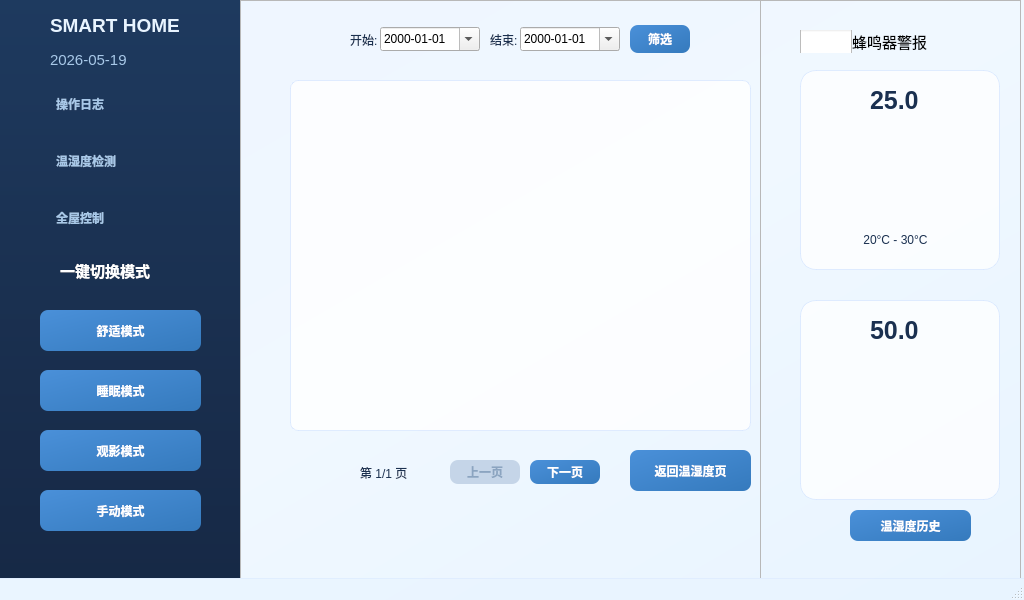
<?xml version="1.0" encoding="UTF-8"?>
<ui version="4.0">
 <class>MainWindow</class>
 <widget class="QMainWindow" name="MainWindow">
  <property name="geometry">
   <rect>
    <x>0</x>
    <y>0</y>
    <width>1024</width>
    <height>600</height>
   </rect>
  </property>
  <property name="minimumSize">
   <size>
    <width>1024</width>
    <height>600</height>
   </size>
  </property>
  <property name="maximumSize">
   <size>
    <width>1024</width>
    <height>600</height>
   </size>
  </property>
  <property name="windowTitle">
   <string>MainWindow</string>
  </property>
  <property name="styleSheet">
   <string notr="true">QMainWindow {
    background: qlineargradient(x1:0, y1:0, x2:1, y2:1, stop:0 #EEF5FF, stop:0.5 #F0F8FF, stop:1 #E8F4FF);
}

/* ------------------------------
   左侧面板 - 深蓝色
------------------------------ */
QFrame#leftPanel {
    background: qlineargradient(x1:0, y1:0, x2:0, y2:1, stop:0 #1E3A5F, stop:0.5 #1A3050, stop:1 #162845);
    border-radius: 0;
}

/* ------------------------------
   毛玻璃卡片样式
------------------------------ */
QFrame#cardSystem, 
QFrame#cardTime, 
QFrame#cardConnection,
QFrame#cardFan, 
QFrame#cardHeat, 
QFrame#cardThreshold {
    background-color: rgba(255, 255, 255, 0.75);
    border-radius: 16px;
    border: 1px solid rgba(200, 220, 255, 0.5);
}

QFrame#tempCard, 
QFrame#humiCard {
    background-color: rgba(255, 255, 255, 0.75);
    border-radius: 16px;
    border: 1px solid rgba(200, 220, 255, 0.5);
}

/* 卡片悬浮效果 */
QFrame#cardSystem:hover, 
QFrame#cardTime:hover, 
QFrame#cardConnection:hover,
QFrame#cardFan:hover, 
QFrame#cardHeat:hover, 
QFrame#cardThreshold:hover,
QFrame#tempCard:hover, 
QFrame#humiCard:hover {
    background-color: rgba(255, 255, 255, 0.9);
    border: 1px solid rgba(100, 150, 220, 0.6);
}

/* ------------------------------
   CheckBox 开关
------------------------------ */
QCheckBox {
    spacing: 0;
}
QCheckBox::indicator {
    width: 52px;
    height: 26px;
}
QCheckBox::indicator:unchecked {
    image: url(:/images/off.svg);
}
QCheckBox::indicator:checked {
    image: url(:/images/on.svg);
}

/* ------------------------------
   按钮美化 - 统一蓝色系
------------------------------ */
QPushButton {
    background: qlineargradient(x1:0, y1:0, x2:1, y2:1, stop:0 #4A90D9, stop:1 #357ABD);
    color: white;
    border-radius: 8px;
    padding: 6px 16px;
    font-weight: 600;
    border: none;
}

QPushButton:hover {
    background: qlineargradient(x1:0, y1:0, x2:1, y2:1, stop:0 #5BA0E9, stop:1 #4A90D9);
}

QPushButton:pressed {
    background: qlineargradient(x1:0, y1:0, x2:1, y2:1, stop:0 #357ABD, stop:1 #2868A8);
}

QPushButton:disabled {
    background-color: #C5D5E8;
    color: #8BA4C0;
}

/* 导航按钮样式 */
QPushButton#btnNavHome,
QPushButton#btnNavControl,
QPushButton#btnNavLogs,
QPushButton#btnNavTempHumi {
    background-color: transparent;
    color: #A8C8E8;
    border-radius: 8px;
    padding: 10px 16px;
    font-weight: 500;
    border: none;
    text-align: left;
}

QPushButton#btnNavHome:hover,
QPushButton#btnNavControl:hover,
QPushButton#btnNavLogs:hover,
QPushButton#btnNavTempHumi:hover {
    background-color: rgba(255, 255, 255, 0.15);
    color: #FFFFFF;
}

QPushButton#btnNavHome:pressed,
QPushButton#btnNavControl:pressed,
QPushButton#btnNavLogs:pressed,
QPushButton#btnNavTempHumi:pressed {
    background-color: rgba(255, 255, 255, 0.25);
}

/* ------------------------------
   模式按钮样式 - 统一蓝色系
------------------------------ */
QPushButton#btnComfortMode {
    background: qlineargradient(x1:0, y1:0, x2:1, y2:1, stop:0 #4A90D9, stop:1 #357ABD);
    color: white;
}
QPushButton#btnComfortMode:hover {
    background: qlineargradient(x1:0, y1:0, x2:1, y2:1, stop:0 #5BA0E9, stop:1 #4A90D9);
}

QPushButton#btnSleepMode {
    background: qlineargradient(x1:0, y1:0, x2:1, y2:1, stop:0 #4A90D9, stop:1 #357ABD);
    color: white;
}
QPushButton#btnSleepMode:hover {
    background: qlineargradient(x1:0, y1:0, x2:1, y2:1, stop:0 #5BA0E9, stop:1 #4A90D9);
}

QPushButton#btnCinemaMode {
    background: qlineargradient(x1:0, y1:0, x2:1, y2:1, stop:0 #4A90D9, stop:1 #357ABD);
    color: white;
}
QPushButton#btnCinemaMode:hover {
    background: qlineargradient(x1:0, y1:0, x2:1, y2:1, stop:0 #5BA0E9, stop:1 #4A90D9);
}

QPushButton#btnManualMode {
    background: qlineargradient(x1:0, y1:0, x2:1, y2:1, stop:0 #4A90D9, stop:1 #357ABD);
    color: white;
}
QPushButton#btnManualMode:hover {
    background: qlineargradient(x1:0, y1:0, x2:1, y2:1, stop:0 #5BA0E9, stop:1 #4A90D9);
}

/* ------------------------------
   标签文字美化 - 蓝色系
------------------------------ */
QLabel {
    color: #1A3050;
}

QLabel#labelTitle {
    font-size: 14px;
    color: #4A6080;
}

QLabel#labelValue {
    font-size: 24px;
    font-weight: bold;
    color: #1E3A5F;
}

QLabel#lblLogo_2 {
    color: #E8F4FF;
}

QLabel#lblTimeDisplay {
    color: #A8C8E8;
}

QLabel#lblStatusLed {
    font-weight: bold;
}

QLabel#label_2 {
    color: #FFFFFF;
    font-weight: 500;
}

/* ------------------------------
   表格美化 - 蓝色系
------------------------------ */
QTableWidget {
    background-color: rgba(255, 255, 255, 0.8);
    border-radius: 8px;
    border: 1px solid rgba(200, 220, 255, 0.5);
}

QTableWidget::item {
    padding: 6px;
    border-bottom: 1px solid rgba(200, 220, 255, 0.3);
}

QTableWidget::item:hover {
    background-color: rgba(74, 144, 217, 0.15);
}

QTableWidget::item:selected {
    background-color: rgba(74, 144, 217, 0.25);
    color: #1E3A5F;
}

QTableWidget::horizontalHeader {
    background-color: rgba(232, 244, 255, 0.9);
    border-radius: 8px;
}

QTableWidget::horizontalHeader::section {
    background-color: rgba(232, 244, 255, 0.9);
    color: #1A3050;
    padding: 8px;
    font-weight: 600;
    border: none;
    border-right: 1px solid rgba(200, 220, 255, 0.4);
}

QTableWidget::horizontalHeader::section:last-child {
    border-right: none;
}

QTableWidget::verticalHeader {
    background-color: rgba(232, 244, 255, 0.6);
}

QTableWidget::verticalHeader::section {
    background-color: rgba(232, 244, 255, 0.6);
    color: #4A6080;
    padding: 6px;
    border: none;
    border-bottom: 1px solid rgba(200, 220, 255, 0.3);
}

/* ------------------------------
   下拉框美化
------------------------------ */
QComboBox {
    background-color: rgba(255, 255, 255, 0.8);
    border: 1px solid rgba(200, 220, 255, 0.5);
    border-radius: 8px;
    padding: 6px 12px;
    color: #1A3050;
}

QComboBox:hover {
    border-color: #4A90D9;
}

QComboBox::drop-down {
    border: none;
}

QComboBox::down-arrow {
    image: url(:/images/arrow-down.svg);
    width: 16px;
    height: 16px;
}

/* ------------------------------
   状态栏
------------------------------ */
QStatusBar {
    background-color: rgba(232, 244, 255, 0.7);
    border-top: 1px solid rgba(200, 220, 255, 0.3);
    color: #1A3050;
}

/* ------------------------------
   滚动条美化 - 蓝色系
------------------------------ */
QScrollBar:vertical {
    background-color: rgba(200, 220, 255, 0.2);
    width: 8px;
    border-radius: 4px;
}

QScrollBar::handle:vertical {
    background-color: rgba(74, 144, 217, 0.4);
    border-radius: 4px;
}

QScrollBar::handle:vertical:hover {
    background-color: rgba(74, 144, 217, 0.6);
}

QScrollBar:horizontal {
    background-color: rgba(200, 220, 255, 0.2);
    height: 8px;
    border-radius: 4px;
}

QScrollBar::handle:horizontal {
    background-color: rgba(74, 144, 217, 0.4);
    border-radius: 4px;
}

QScrollBar::handle:horizontal:hover {
    background-color: rgba(74, 144, 217, 0.6);
}

/* ------------------------------
   仪表盘文字
------------------------------ */
QLabel#gaugeLabelTemp,
QLabel#gaugeLabelHumi {
    font-size: 12px;
    color: #4A6080;
}

QLabel#gaugeValueTemp,
QLabel#gaugeValueHumi {
    font-size: 20px;
    font-weight: bold;
    color: #1E3A5F;
}</string>
  </property>
  <widget class="QWidget" name="centralwidget">
   <widget class="QFrame" name="leftPanel">
    <property name="geometry">
     <rect>
      <x>0</x>
      <y>0</y>
      <width>240</width>
      <height>600</height>
     </rect>
    </property>
    <property name="frameShape">
     <enum>QFrame::StyledPanel</enum>
    </property>
    <property name="frameShadow">
     <enum>QFrame::Raised</enum>
    </property>
    <widget class="QLabel" name="lblLogo_2">
     <property name="geometry">
      <rect>
       <x>50</x>
       <y>0</y>
       <width>171</width>
       <height>51</height>
      </rect>
     </property>
     <property name="font">
      <font>
       <pointsize>14</pointsize>
       <bold>true</bold>
      </font>
     </property>
     <property name="text">
      <string>SMART HOME</string>
     </property>
    </widget>
    <widget class="QLabel" name="lblTimeDisplay">
     <property name="geometry">
      <rect>
       <x>50</x>
       <y>50</y>
       <width>121</width>
       <height>19</height>
      </rect>
     </property>
     <property name="font">
      <font>
       <pointsize>11</pointsize>
      </font>
     </property>
     <property name="text">
      <string>2026-05-19</string>
     </property>
    </widget>
    <widget class="QLabel" name="label_2">
     <property name="geometry">
      <rect>
       <x>60</x>
       <y>260</y>
       <width>121</width>
       <height>20</height>
      </rect>
     </property>
     <property name="font">
      <font>
       <pointsize>11</pointsize>
      </font>
     </property>
     <property name="text">
      <string>一键切换模式</string>
     </property>
    </widget>
    <widget class="QPushButton" name="btnComfortMode">
     <property name="geometry">
      <rect>
       <x>40</x>
       <y>310</y>
       <width>161</width>
       <height>41</height>
      </rect>
     </property>
     <property name="text">
      <string>舒适模式</string>
     </property>
    </widget>
    <widget class="QPushButton" name="btnSleepMode">
     <property name="geometry">
      <rect>
       <x>40</x>
       <y>370</y>
       <width>161</width>
       <height>41</height>
      </rect>
     </property>
     <property name="text">
      <string>睡眠模式</string>
     </property>
    </widget>
    <widget class="QPushButton" name="btnCinemaMode">
     <property name="geometry">
      <rect>
       <x>40</x>
       <y>430</y>
       <width>161</width>
       <height>41</height>
      </rect>
     </property>
     <property name="text">
      <string>观影模式</string>
     </property>
    </widget>
    <widget class="QPushButton" name="btnManualMode">
     <property name="geometry">
      <rect>
       <x>40</x>
       <y>490</y>
       <width>161</width>
       <height>41</height>
      </rect>
     </property>
     <property name="text">
      <string>手动模式</string>
     </property>
    </widget>
    <widget class="QPushButton" name="btnNavLogs">
     <property name="geometry">
      <rect>
       <x>40</x>
       <y>83</y>
       <width>161</width>
       <height>41</height>
      </rect>
     </property>
     <property name="text">
      <string>操作日志</string>
     </property>
    </widget>
    <widget class="QPushButton" name="btnNavTempHumi">
     <property name="geometry">
      <rect>
       <x>40</x>
       <y>140</y>
       <width>161</width>
       <height>41</height>
      </rect>
     </property>
     <property name="text">
      <string>温湿度检测</string>
     </property>
    </widget>
    <widget class="QPushButton" name="btnNavControl">
     <property name="geometry">
      <rect>
       <x>40</x>
       <y>197</y>
       <width>161</width>
       <height>41</height>
      </rect>
     </property>
     <property name="text">
      <string>全屋控制</string>
     </property>
    </widget>
   </widget>
   <widget class="QFrame" name="rightPanel">
    <property name="geometry">
     <rect>
      <x>240</x>
      <y>0</y>
      <width>781</width>
      <height>600</height>
     </rect>
    </property>
    <property name="frameShape">
     <enum>QFrame::StyledPanel</enum>
    </property>
    <property name="frameShadow">
     <enum>QFrame::Raised</enum>
    </property>
    <widget class="QStackedWidget" name="stackedWidget">
     <property name="geometry">
      <rect>
       <x>0</x>
       <y>0</y>
       <width>520</width>
       <height>600</height>
      </rect>
     </property>
     <property name="currentIndex">
      <number>3</number>
     </property>
     <widget class="QWidget" name="homepage"/>
     <widget class="QWidget" name="temp">
      <widget class="QChartView" name="chartViewWidget" native="true">
       <property name="geometry">
        <rect>
         <x>40</x>
         <y>270</y>
         <width>471</width>
         <height>221</height>
        </rect>
       </property>
      </widget>
      <widget class="QLabel" name="lblStatusLed">
       <property name="geometry">
        <rect>
         <x>310</x>
         <y>30</y>
         <width>91</width>
         <height>19</height>
        </rect>
       </property>
       <property name="text">
        <string>○ 硬件未连接</string>
       </property>
      </widget>
      <widget class="QPushButton" name="btnConnect">
       <property name="geometry">
        <rect>
         <x>190</x>
         <y>20</y>
         <width>93</width>
         <height>28</height>
        </rect>
       </property>
       <property name="text">
        <string>连接硬件</string>
       </property>
      </widget>
      <widget class="QComboBox" name="cmbSerialPorts">
       <property name="geometry">
        <rect>
         <x>40</x>
         <y>20</y>
         <width>121</width>
         <height>25</height>
        </rect>
       </property>
      </widget>
      <widget class="QFrame" name="cardFan">
       <property name="geometry">
        <rect>
         <x>40</x>
         <y>100</y>
         <width>130</width>
         <height>130</height>
        </rect>
       </property>
       <property name="frameShape">
        <enum>QFrame::StyledPanel</enum>
       </property>
       <property name="frameShadow">
        <enum>QFrame::Raised</enum>
       </property>
       <widget class="QLabel" name="lblFanIcon">
        <property name="geometry">
         <rect>
          <x>40</x>
          <y>30</y>
          <width>60</width>
          <height>60</height>
         </rect>
        </property>
        <property name="font">
         <font>
          <pointsize>9</pointsize>
         </font>
        </property>
        <property name="text">
         <string>TextLabel</string>
        </property>
       </widget>
       <widget class="QCheckBox" name="chkFanSwitch">
        <property name="enabled">
         <bool>false</bool>
        </property>
        <property name="geometry">
         <rect>
          <x>40</x>
          <y>100</y>
          <width>51</width>
          <height>23</height>
         </rect>
        </property>
        <property name="text">
         <string/>
        </property>
       </widget>
      </widget>
      <widget class="QFrame" name="cardHeat">
       <property name="enabled">
        <bool>false</bool>
       </property>
       <property name="geometry">
        <rect>
         <x>190</x>
         <y>100</y>
         <width>130</width>
         <height>130</height>
        </rect>
       </property>
       <property name="frameShape">
        <enum>QFrame::StyledPanel</enum>
       </property>
       <property name="frameShadow">
        <enum>QFrame::Raised</enum>
       </property>
       <widget class="QLabel" name="lblFireIcon">
        <property name="geometry">
         <rect>
          <x>40</x>
          <y>30</y>
          <width>60</width>
          <height>60</height>
         </rect>
        </property>
        <property name="text">
         <string>TextLabel</string>
        </property>
       </widget>
       <widget class="QCheckBox" name="chkHeatSwitch">
        <property name="geometry">
         <rect>
          <x>40</x>
          <y>100</y>
          <width>51</width>
          <height>23</height>
         </rect>
        </property>
        <property name="text">
         <string/>
        </property>
       </widget>
      </widget>
      <widget class="QLabel" name="lblTempMin">
       <property name="geometry">
        <rect>
         <x>470</x>
         <y>70</y>
         <width>31</width>
         <height>19</height>
        </rect>
       </property>
       <property name="text">
        <string>TextLabel</string>
       </property>
      </widget>
      <widget class="QLabel" name="label">
       <property name="geometry">
        <rect>
         <x>440</x>
         <y>70</y>
         <width>21</width>
         <height>19</height>
        </rect>
       </property>
       <property name="text">
        <string>~</string>
       </property>
      </widget>
      <widget class="QLabel" name="label_3">
       <property name="geometry">
        <rect>
         <x>330</x>
         <y>70</y>
         <width>69</width>
         <height>19</height>
        </rect>
       </property>
       <property name="text">
        <string>温度阈值：</string>
       </property>
      </widget>
      <widget class="QLabel" name="lblTempMax">
       <property name="geometry">
        <rect>
         <x>400</x>
         <y>70</y>
         <width>31</width>
         <height>19</height>
        </rect>
       </property>
       <property name="text">
        <string>TextLabel</string>
       </property>
      </widget>
      <widget class="QFrame" name="cardThreshold">
       <property name="geometry">
        <rect>
         <x>340</x>
         <y>100</y>
         <width>171</width>
         <height>131</height>
        </rect>
       </property>
       <property name="frameShape">
        <enum>QFrame::StyledPanel</enum>
       </property>
       <property name="frameShadow">
        <enum>QFrame::Raised</enum>
       </property>
       <layout class="QGridLayout" name="gridLayout">
        <item row="1" column="1">
         <widget class="QPushButton" name="btnTempMaxDown">
          <property name="text">
           <string>MAX-</string>
          </property>
         </widget>
        </item>
        <item row="2" column="1">
         <widget class="QPushButton" name="btnTempMinDown">
          <property name="text">
           <string>MIN-</string>
          </property>
         </widget>
        </item>
        <item row="2" column="0">
         <widget class="QPushButton" name="btnTempMinUp">
          <property name="text">
           <string>MIN+</string>
          </property>
         </widget>
        </item>
        <item row="1" column="0">
         <widget class="QPushButton" name="btnTempMaxUp">
          <property name="text">
           <string>MAX+</string>
          </property>
         </widget>
        </item>
       </layout>
      </widget>
      <widget class="QPushButton" name="btnToRealtimeData">
       <property name="geometry">
        <rect>
         <x>40</x>
         <y>500</y>
         <width>121</width>
         <height>31</height>
        </rect>
       </property>
       <property name="text">
        <string>实时数据表格</string>
       </property>
      </widget>
     </widget>
     <widget class="QWidget" name="history">
      <widget class="QPushButton" name="btnBackToEnv">
       <property name="geometry">
        <rect>
         <x>370</x>
         <y>450</y>
         <width>121</width>
         <height>41</height>
        </rect>
       </property>
       <property name="text">
        <string>返回温湿度页</string>
       </property>
      </widget>
      <widget class="QTableWidget" name="tableHistory">
       <property name="geometry">
        <rect>
         <x>30</x>
         <y>80</y>
         <width>461</width>
         <height>351</height>
        </rect>
       </property>
      </widget>
     </widget>
     <widget class="QWidget" name="tempHistory">
      <widget class="QPushButton" name="btnBackFromTempHistory">
       <property name="geometry">
        <rect>
         <x>390</x>
         <y>450</y>
         <width>121</width>
         <height>41</height>
        </rect>
       </property>
       <property name="text">
        <string>返回温湿度页</string>
       </property>
      </widget>
      <widget class="QTableWidget" name="tableTempHistory">
       <property name="geometry">
        <rect>
         <x>50</x>
         <y>80</y>
         <width>461</width>
         <height>351</height>
        </rect>
       </property>
      </widget>
      <widget class="QLabel" name="lbTempStart">
       <property name="geometry">
        <rect>
         <x>110</x>
         <y>30</y>
         <width>30</width>
         <height>19</height>
        </rect>
       </property>
       <property name="text">
        <string>开始:</string>
       </property>
      </widget>
      <widget class="QDateEdit" name="deTempStart">
       <property name="geometry">
        <rect>
         <x>140</x>
         <y>27</y>
         <width>100</width>
         <height>24</height>
        </rect>
       </property>
       <property name="displayFormat">
        <string>yyyy-MM-dd</string>
       </property>
       <property name="calendarPopup">
        <bool>true</bool>
       </property>
      </widget>
      <widget class="QLabel" name="lbTempEnd">
       <property name="geometry">
        <rect>
         <x>250</x>
         <y>30</y>
         <width>30</width>
         <height>19</height>
        </rect>
       </property>
       <property name="text">
        <string>结束:</string>
       </property>
      </widget>
      <widget class="QDateEdit" name="deTempEnd">
       <property name="geometry">
        <rect>
         <x>280</x>
         <y>27</y>
         <width>100</width>
         <height>24</height>
        </rect>
       </property>
       <property name="displayFormat">
        <string>yyyy-MM-dd</string>
       </property>
       <property name="calendarPopup">
        <bool>true</bool>
       </property>
      </widget>
      <widget class="QPushButton" name="btnTempFilter">
       <property name="geometry">
        <rect>
         <x>390</x>
         <y>25</y>
         <width>60</width>
         <height>28</height>
        </rect>
       </property>
       <property name="text">
        <string>筛选</string>
       </property>
      </widget>
      <widget class="QLabel" name="lbTempPage">
       <property name="geometry">
        <rect>
         <x>120</x>
         <y>463</y>
         <width>80</width>
         <height>19</height>
        </rect>
       </property>
       <property name="text">
        <string>第 1/1 页</string>
       </property>
      </widget>
      <widget class="QPushButton" name="btnTempPrev">
       <property name="enabled">
        <bool>false</bool>
       </property>
       <property name="geometry">
        <rect>
         <x>210</x>
         <y>460</y>
         <width>70</width>
         <height>24</height>
        </rect>
       </property>
       <property name="text">
        <string>上一页</string>
       </property>
      </widget>
      <widget class="QPushButton" name="btnTempNext">
       <property name="geometry">
        <rect>
         <x>290</x>
         <y>460</y>
         <width>70</width>
         <height>24</height>
        </rect>
       </property>
       <property name="text">
        <string>下一页</string>
       </property>
      </widget>
     </widget>
     <widget class="QWidget" name="camera"/>
     <widget class="QWidget" name="operationLogs">
      <widget class="QPushButton" name="btnBackFromLogs">
       <property name="geometry">
        <rect>
         <x>390</x>
         <y>460</y>
         <width>121</width>
         <height>41</height>
        </rect>
       </property>
       <property name="text">
        <string>返回首页</string>
       </property>
      </widget>
      <widget class="QTableWidget" name="tableOperationLogs">
       <property name="geometry">
        <rect>
         <x>30</x>
         <y>90</y>
         <width>481</width>
         <height>351</height>
        </rect>
       </property>
      </widget>
      <widget class="QLineEdit" name="leOpLogDevice">
       <property name="geometry">
        <rect>
         <x>40</x>
         <y>28</y>
         <width>90</width>
         <height>24</height>
        </rect>
       </property>
       <property name="placeholderText">
        <string>设备名称</string>
       </property>
      </widget>
      <widget class="QLabel" name="lbOpLogStart">
       <property name="geometry">
        <rect>
         <x>140</x>
         <y>31</y>
         <width>30</width>
         <height>19</height>
        </rect>
       </property>
       <property name="text">
        <string>开始:</string>
       </property>
      </widget>
      <widget class="QDateEdit" name="deOpLogStart">
       <property name="geometry">
        <rect>
         <x>170</x>
         <y>28</y>
         <width>100</width>
         <height>24</height>
        </rect>
       </property>
       <property name="displayFormat">
        <string>yyyy-MM-dd</string>
       </property>
       <property name="calendarPopup">
        <bool>true</bool>
       </property>
      </widget>
      <widget class="QLabel" name="lbOpLogEnd">
       <property name="geometry">
        <rect>
         <x>280</x>
         <y>31</y>
         <width>30</width>
         <height>19</height>
        </rect>
       </property>
       <property name="text">
        <string>结束:</string>
       </property>
      </widget>
      <widget class="QDateEdit" name="deOpLogEnd">
       <property name="geometry">
        <rect>
         <x>310</x>
         <y>28</y>
         <width>100</width>
         <height>24</height>
        </rect>
       </property>
       <property name="displayFormat">
        <string>yyyy-MM-dd</string>
       </property>
       <property name="calendarPopup">
        <bool>true</bool>
       </property>
      </widget>
      <widget class="QPushButton" name="btnOpLogFilter">
       <property name="geometry">
        <rect>
         <x>420</x>
         <y>26</y>
         <width>60</width>
         <height>28</height>
        </rect>
       </property>
       <property name="text">
        <string>筛选</string>
       </property>
      </widget>
      <widget class="QLabel" name="lbOpLogPage">
       <property name="geometry">
        <rect>
         <x>120</x>
         <y>470</y>
         <width>80</width>
         <height>19</height>
        </rect>
       </property>
       <property name="text">
        <string>第 1/1 页</string>
       </property>
      </widget>
      <widget class="QPushButton" name="btnOpLogPrev">
       <property name="enabled">
        <bool>false</bool>
       </property>
       <property name="geometry">
        <rect>
         <x>210</x>
         <y>467</y>
         <width>70</width>
         <height>24</height>
        </rect>
       </property>
       <property name="text">
        <string>上一页</string>
       </property>
      </widget>
      <widget class="QPushButton" name="btnOpLogNext">
       <property name="geometry">
        <rect>
         <x>290</x>
         <y>467</y>
         <width>70</width>
         <height>24</height>
        </rect>
       </property>
       <property name="text">
        <string>下一页</string>
       </property>
      </widget>
     </widget>
    </widget>
    <widget class="QFrame" name="lastPanel">
     <property name="geometry">
      <rect>
       <x>520</x>
       <y>0</y>
       <width>284</width>
       <height>600</height>
      </rect>
     </property>
     <property name="frameShape">
      <enum>QFrame::StyledPanel</enum>
     </property>
     <property name="frameShadow">
      <enum>QFrame::Raised</enum>
     </property>
     <widget class="QFrame" name="humiCard">
      <property name="geometry">
       <rect>
        <x>40</x>
        <y>300</y>
        <width>200</width>
        <height>200</height>
       </rect>
      </property>
      <property name="frameShape">
       <enum>QFrame::StyledPanel</enum>
      </property>
      <property name="frameShadow">
       <enum>QFrame::Raised</enum>
      </property>
      <widget class="QLabel" name="lblCurrentHumi">
       <property name="geometry">
        <rect>
         <x>70</x>
         <y>0</y>
         <width>69</width>
         <height>61</height>
        </rect>
       </property>
       <property name="font">
        <font>
         <pointsize>19</pointsize>
         <bold>true</bold>
        </font>
       </property>
       <property name="text">
        <string>50.0</string>
       </property>
      </widget>
      <widget class="GaugeWidget" name="gaugeHumi" native="true">
       <property name="geometry">
        <rect>
         <x>40</x>
         <y>50</y>
         <width>120</width>
         <height>80</height>
        </rect>
       </property>
      </widget>
     </widget>
     <widget class="QFrame" name="tempCard">
      <property name="geometry">
       <rect>
        <x>40</x>
        <y>70</y>
        <width>200</width>
        <height>200</height>
       </rect>
      </property>
      <property name="frameShape">
       <enum>QFrame::StyledPanel</enum>
      </property>
      <property name="frameShadow">
       <enum>QFrame::Raised</enum>
      </property>
      <widget class="QLabel" name="lblCurrentTemp">
       <property name="geometry">
        <rect>
         <x>70</x>
         <y>0</y>
         <width>101</width>
         <height>61</height>
        </rect>
       </property>
       <property name="font">
        <font>
         <pointsize>19</pointsize>
         <bold>true</bold>
        </font>
       </property>
       <property name="text">
        <string>25.0</string>
       </property>
      </widget>
      <widget class="QLabel" name="lblTempTargetRange">
       <property name="geometry">
        <rect>
         <x>60</x>
         <y>160</y>
         <width>81</width>
         <height>19</height>
        </rect>
       </property>
       <property name="text">
        <string> 20°C - 30°C</string>
       </property>
      </widget>
      <widget class="GaugeWidget" name="gaugeTemp" native="true">
       <property name="geometry">
        <rect>
         <x>40</x>
         <y>60</y>
         <width>120</width>
         <height>80</height>
        </rect>
       </property>
      </widget>
     </widget>
     <widget class="QCheckBox" name="switchAlarm">
      <property name="geometry">
       <rect>
        <x>40</x>
        <y>30</y>
        <width>201</width>
        <height>23</height>
       </rect>
      </property>
      <property name="font">
       <font>
        <pointsize>11</pointsize>
       </font>
      </property>
      <property name="text">
       <string>蜂鸣器警报</string>
      </property>
     </widget>
     <widget class="QPushButton" name="btnHistory">
      <property name="geometry">
       <rect>
        <x>90</x>
        <y>510</y>
        <width>121</width>
        <height>31</height>
       </rect>
      </property>
      <property name="text">
       <string>温湿度历史</string>
      </property>
     </widget>
    </widget>
   </widget>
  </widget>
  <widget class="QMenuBar" name="menubar">
   <property name="geometry">
    <rect>
     <x>0</x>
     <y>0</y>
     <width>1024</width>
     <height>25</height>
    </rect>
   </property>
  </widget>
  <widget class="QStatusBar" name="statusbar"/>
 </widget>
 <customwidgets>
  <customwidget>
   <class>QChartView</class>
   <extends>QWidget</extends>
   <header>QtCharts/QChartView.h</header>
   <container>1</container>
  </customwidget>
  <customwidget>
   <class>GaugeWidget</class>
   <extends>QWidget</extends>
   <header location="global">gaugewidget.h</header>
   <container>1</container>
  </customwidget>
 </customwidgets>
 <resources/>
 <connections/>
</ui>
